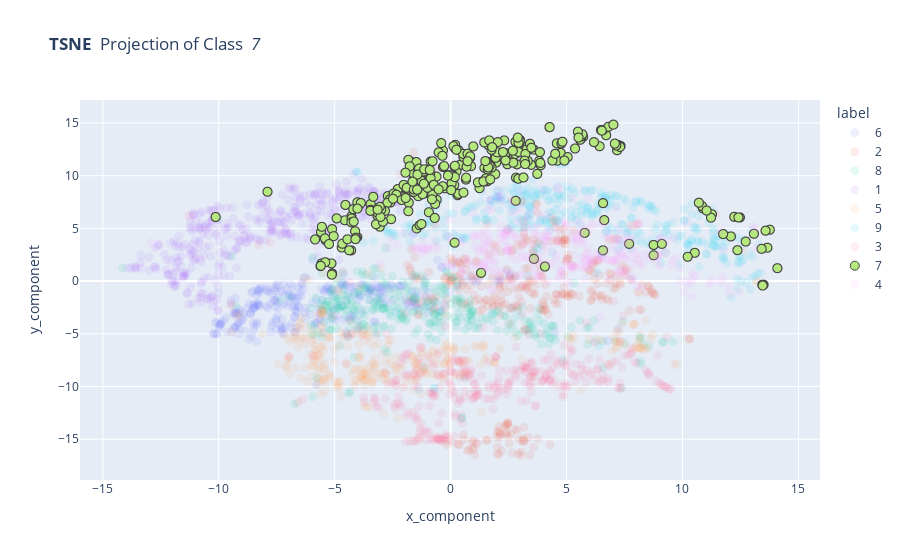

Notebook source saved alongside this figure:
### Code cell
x_components = np.array(tsne[:, 0])
y_components = np.array(tsne[:, 1])
labels = np.array(y)

df = pd.DataFrame({'label': labels, 'x_component': x_components, 'y_component': y_components}, 
                  columns=['label', 'x_component', 'y_component'])

df['label'] = df['label'].astype(str)

label_to_check = 7 ### Check a specific group (1-9); 0 means no specific group chosen

plot_2d_NEW(df, label_to_check, "TSNE")

### Figure 1 — Plotly figure (JSON) as saved in the notebook; plotly's stock layout.template omitted (floating-point values rounded to 4 significant figures; data arrays with more than 128 entries replaced by an {"elided": "..."} marker saying what was removed)
{"data": [{"hovertemplate": "label=6<br>x_component=%{x}<br>y_component=%{y}<extra></extra>", "legendgroup": "6", "marker": {"color": "#636efa", "line": {"width": 0}, "size": 9, "symbol": "circle"}, "mode": "markers", "name": "6", "opacity": 0.1, "showlegend": true, "type": "scattergl", "x": {"elided": "302 float values"}, "xaxis": "x", "y": {"elided": "302 float values"}, "yaxis": "y"}, {"hovertemplate": "label=2<br>x_component=%{x}<br>y_component=%{y}<extra></extra>", "legendgroup": "2", "marker": {"color": "#EF553B", "line": {"width": 0}, "size": 9, "symbol": "circle"}, "mode": "markers", "name": "2", "opacity": 0.1, "showlegend": true, "type": "scattergl", "x": {"elided": "336 float values"}, "xaxis": "x", "y": {"elided": "336 float values"}, "yaxis": "y"}, {"hovertemplate": "label=8<br>x_component=%{x}<br>y_component=%{y}<extra></extra>", "legendgroup": "8", "marker": {"color": "#00cc96", "line": {"width": 0}, "size": 9, "symbol": "circle"}, "mode": "markers", "name": "8", "opacity": 0.1, "showlegend": true, "type": "scattergl", "x": {"elided": "337 float values"}, "xaxis": "x", "y": {"elided": "337 float values"}, "yaxis": "y"}, {"hovertemplate": "label=1<br>x_component=%{x}<br>y_component=%{y}<extra></extra>", "legendgroup": "1", "marker": {"color": "#ab63fa", "line": {"width": 0}, "size": 9, "symbol": "circle"}, "mode": "markers", "name": "1", "opacity": 0.1, "showlegend": true, "type": "scattergl", "x": {"elided": "369 float values"}, "xaxis": "x", "y": {"elided": "369 float values"}, "yaxis": "y"}, {"hovertemplate": "label=5<br>x_component=%{x}<br>y_component=%{y}<extra></extra>", "legendgroup": "5", "marker": {"color": "#FFA15A", "line": {"width": 0}, "size": 9, "symbol": "circle"}, "mode": "markers", "name": "5", "opacity": 0.1, "showlegend": true, "type": "scattergl", "x": {"elided": "318 float values"}, "xaxis": "x", "y": {"elided": "318 float values"}, "yaxis": "y"}, {"hovertemplate": "label=9<br>x_component=%{x}<br>y_component=%{y}<extra></extra>", "legendgroup": "9", "marker": {"color": "#19d3f3", "line": {"width": 0}, "size": 9, "symbol": "circle"}, "mode": "markers", "name": "9", "opacity": 0.1, "showlegend": true, "type": "scattergl", "x": {"elided": "347 float values"}, "xaxis": "x", "y": {"elided": "347 float values"}, "yaxis": "y"}, {"hovertemplate": "label=3<br>x_component=%{x}<br>y_component=%{y}<extra></extra>", "legendgroup": "3", "marker": {"color": "#FF6692", "line": {"width": 0}, "size": 9, "symbol": "circle"}, "mode": "markers", "name": "3", "opacity": 0.1, "showlegend": true, "type": "scattergl", "x": {"elided": "345 float values"}, "xaxis": "x", "y": {"elided": "345 float values"}, "yaxis": "y"}, {"hovertemplate": "label=7<br>x_component=%{x}<br>y_component=%{y}<extra></extra>", "legendgroup": "7", "marker": {"color": "#B6E880", "line": {"width": 1}, "size": 9, "symbol": "circle"}, "mode": "markers", "name": "7", "showlegend": true, "type": "scattergl", "x": {"elided": "317 float values"}, "xaxis": "x", "y": {"elided": "317 float values"}, "yaxis": "y"}, {"hovertemplate": "label=4<br>x_component=%{x}<br>y_component=%{y}<extra></extra>", "legendgroup": "4", "marker": {"color": "#FF97FF", "line": {"width": 0}, "size": 9, "symbol": "circle"}, "mode": "markers", "name": "4", "opacity": 0.1, "showlegend": true, "type": "scattergl", "x": {"elided": "329 float values"}, "xaxis": "x", "y": {"elided": "329 float values"}, "yaxis": "y"}], "layout": {"legend": {"title": {"text": "label"}, "tracegroupgap": 0}, "title": {"text": "<b> TSNE </b> Projection of Class <i> 7 </i>"}, "xaxis": {"anchor": "y", "domain": [0, 1], "title": {"text": "x_component"}}, "yaxis": {"anchor": "x", "domain": [0, 1], "title": {"text": "y_component"}}}}
